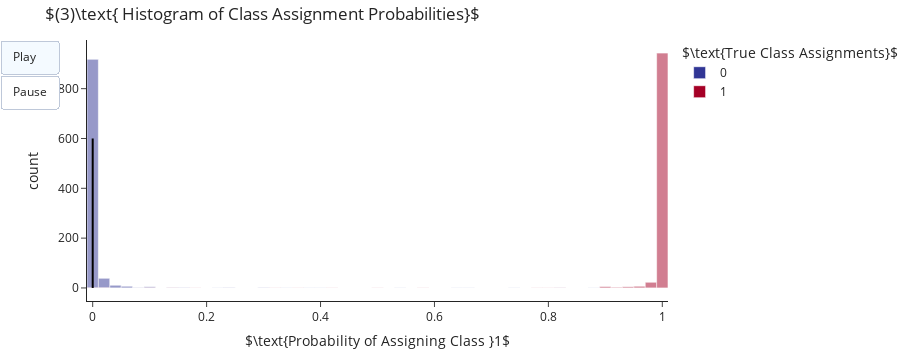

The notebook cell saved with this chart:
### Markdown cell above
An easier visualization to use for answering the questions above is the histogram below (Figure 3). As before we see that the vast majority of samples are, by the fitted classifier, either of class $0$ or of class $1$, with fewer and fewer samples with probabilities around $0.5$ of being classified as $1$.

Then, we specify a threshold probability over which we classify a sample as being of class $1$. See below how different thresholds influence what samples are above or below the threshold.

### Code cell
fig = px.histogram(x=y_prob, color=y, nbins=50, barmode="overlay",
             color_discrete_sequence=[c[1][1], c[0][1]],
             labels=dict(color=r'$\text{True Class Assignments}$', 
                         x=r'$\text{Probability of Assigning Class }1$'),
             title=r"$(3)\text{ Histogram of Class Assignment Probabilities}$",
             height=350)

frames = [go.Frame(data=go.Scatter(x=[t/10, t/10], y=[0, 600],mode="lines", line=dict(color="black"), showlegend=False), traces=[2]) 
          for t in range(11)]

fig.add_traces(frames[0]["data"][0])\
   .update(frames=frames[1:])\
   .update_layout(updatemenus=[dict(type="buttons", buttons=[AnimationButtons.play(frame_duration=1000), 
                                                              AnimationButtons.pause()])])

### Figure 1 — Plotly figure (JSON) as saved in the notebook; plotly's stock layout.template omitted (floating-point values rounded to 4 significant figures; data arrays with more than 128 entries replaced by an {"elided": "..."} marker saying what was removed)
{"data": [{"alignmentgroup": "True", "bingroup": "x", "hovertemplate": "$\\text{True Class Assignments}$=0<br>$\\text{Probability of Assigning Class }1$=%{x}<br>count=%{y}<extra></extra>", "legendgroup": "0", "marker": {"color": "rgb(49,54,149)", "opacity": 0.5, "pattern": {"shape": ""}}, "name": "0", "nbinsx": 50, "offsetgroup": "0", "orientation": "v", "showlegend": true, "type": "histogram", "x": {"elided": "1000 float values"}, "xaxis": "x", "yaxis": "y"}, {"alignmentgroup": "True", "bingroup": "x", "hovertemplate": "$\\text{True Class Assignments}$=1<br>$\\text{Probability of Assigning Class }1$=%{x}<br>count=%{y}<extra></extra>", "legendgroup": "1", "marker": {"color": "rgb(165,0,38)", "opacity": 0.5, "pattern": {"shape": ""}}, "name": "1", "nbinsx": 50, "offsetgroup": "1", "orientation": "v", "showlegend": true, "type": "histogram", "x": {"elided": "1000 float values"}, "xaxis": "x", "yaxis": "y"}, {"line": {"color": "black"}, "mode": "lines", "showlegend": false, "type": "scatter", "x": [0, 0], "y": [0, 600]}], "layout": {"barmode": "overlay", "height": 350, "legend": {"title": {"text": "$\\text{True Class Assignments}$"}, "tracegroupgap": 0}, "title": {"text": "$(3)\\text{ Histogram of Class Assignment Probabilities}$"}, "updatemenus": [{"buttons": [{"args": [null, {"frame": {"duration": 1000, "redraw": true}, "fromcurrent": true, "mode": "immediate", "transition": {"duration": 0, "easing": "linear"}}], "label": "Play", "method": "animate"}, {"args": [[null], {"frame": {"duration": 0, "redraw": false}, "mode": "immediate", "transition": {"duration": 0}}], "label": "Pause", "method": "animate"}], "type": "buttons"}], "xaxis": {"anchor": "y", "domain": [0, 1], "title": {"text": "$\\text{Probability of Assigning Class }1$"}}, "yaxis": {"anchor": "x", "domain": [0, 1], "title": {"text": "count"}}}}
